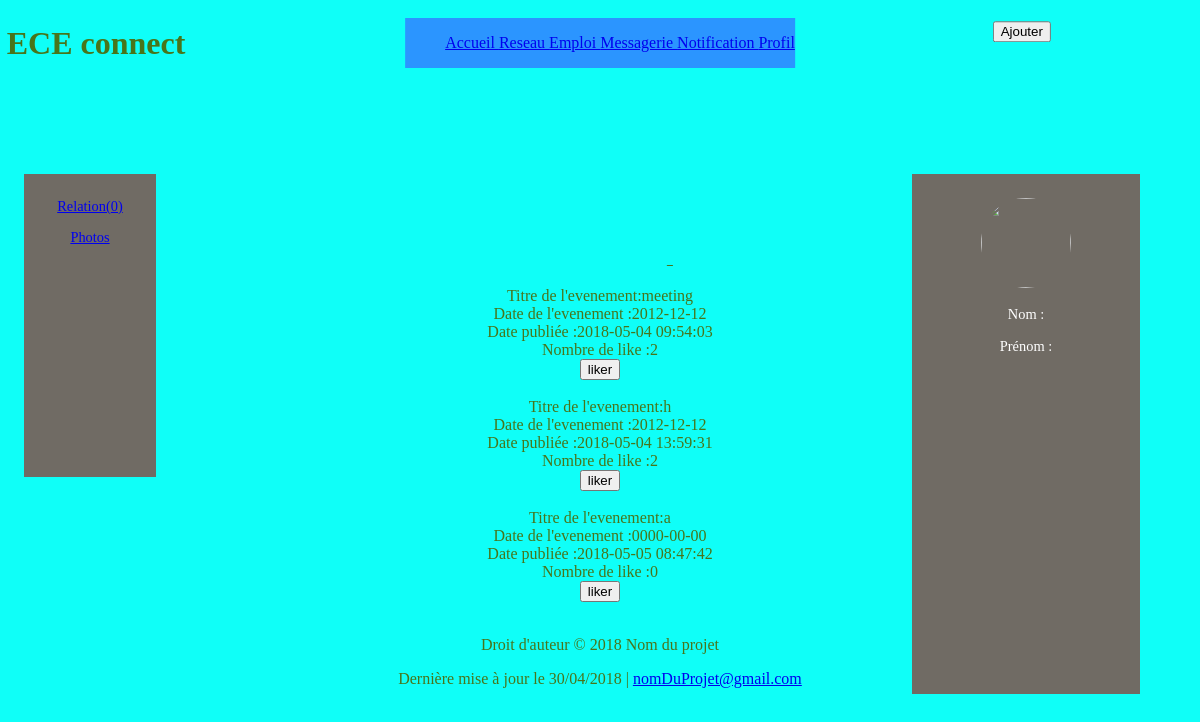
Page /rechprofil.php on the committed database.
### tables this page shows
CREATE TABLE IF NOT EXISTS `evenement` (
  `id_evenement` int(100) NOT NULL AUTO_INCREMENT,
  `titre` varchar(100) NOT NULL,
  `date_evenement` date NOT NULL,
  `temps` datetime NOT NULL,
  `nb_like` int(100) NOT NULL,
  `auteur` int(100) NOT NULL,
  PRIMARY KEY (`id_evenement`)
);

### rechprofil.php (the view, shortened to what this page needs)
<!DOCTYPE html>
<html>
<?php
	$db_handle = mysqli_connect('localhost', 'root', '');
$id = $_SESSION['id'];
$id_search = $_SESSION['id_search'];
$sql = "SELECT * FROM membre WHERE id = '$id_search'";
$tab = mysqli_query($db_handle, $sql);
$row= mysqli_fetch_array($tab);
$nom = $row['nom'];
$prenom = $row['prenom'];
$sql = "SELECT id_1 FROM relation WHERE id_1 = '$id_search' GROUP BY id_1 ";
$tab1 = mysqli_query($db_handle, $sql);
$row1 = mysqli_fetch_array($tab1);
$nb_relation = count($row1);
?>
<head>
		<link rel="stylesheet" href="css/vouscss.css" media="screen" type="text/css">
    </head>
	<header>
		<div class="titre">
            <h1>ECE connect</h1>
        </div>
		<nav>
			<ul>
				<a href="sommaire.php">Accueil </a>
				<a href="reseau.php">Reseau </a>
				<a href="emploi.php">Emploi </a>
				<a href="messagerie.php">Messagerie </a>
				<a href="notification.php">Notification </a>
				<a href="vous.php">Profil </a>
			</ul>
		</nav>
	</header>
	<div class="pr">
		<p><a href="rechercherelation.php">Relation(<?php echo $nb_relation ?>)</a></p>
		<p><a href="photo.php">Photos</a></p>
	</div>
	<div class="right">
		<?php
		$chemin1 = "profil/$id_search.jpg";
		if (is_file($chemin1))
		{?>
		<p><img src = profil/<?php echo $id_search;?>></p>
		<?php }
		else
		{?>
			<p><img src = "profil/0"></p>
		<?php } ?>
		<p> Nom : <?php echo $nom; ?> </p>
		<p> Prénom : <?php echo $prenom; ?> </p>
	</div>
	<div class="ajouter">
		<?php
		$sql1 = "SELECT id_1, id_2 FROM relation WHERE id_1 = '$id' and id_2 = '$id_search'";
		$sql2 = "SELECT id_1, id_2 FROM relation WHERE id_1 = '$id_search' and id_2 = '$id'";
		$tab_sql1 = mysqli_query($db_handle, $sql1);
		$row_sql1 = mysqli_fetch_array($tab_sql1);
		$tab_sql2 = mysqli_query($db_handle, $sql2);
		$row_sql2 = mysqli_fetch_array($tab_sql2);
		if($row_sql1 xor $row_sql2)
		{
		?>
			<form action="rechprofilTraitement.php" method="post">
				<td colspan='10'><input type='submit' value='Supprimer' name="suppr"></td>
			</form>
		 <?php
		}
		else
		{
		?>
			<form action="rechprofilTraitement.php" method="post">
				<td colspan='10'><input type='submit' value='Ajouter' name="ajouter"></td>
			</form>
		<?php
		} ?>
	</div>
	<body>
		<section>
		<div id="titre2">
			<h2>Fil d'actualités du profil</h2>
			<?php
				$sql = "SELECT * FROM evenement WHERE auteur = '$id_search'";
				$result = mysqli_query($db_handle, $sql);
				while($data = mysqli_fetch_assoc($result))
				{
					?>
					<form enctype="multipart/form-data">
					<?php
					echo "Titre de l'evenement:".$data['titre'].'<br>';
					echo "Date de l'evenement :".$data['date_evenement'].'<br>';
					echo "Date publiée        :".$data['temps'].'<br>';
					echo "Nombre de like      :".$data['nb_like'].'<br>';
					?>
					</form>
					<form action="profilsearchliker.php" method="post">
						<tr>
							<td> <input type="submit" value="liker"\> </td>
						</tr>
					</form>
					<?php
					echo "<br>";
					?>
					<?php
				}
			?>
		</div>
	</section>
	</body>
	<div id="footer">
			<p>Droit d'auteur © 2018 Nom du projet</p>
			<p> Dernière mise à jour le 30/04/2018 |
				<a href="mailto:nomDuProjet@gmail.com">nomDuProjet@gmail.com</a>
			</p>
	</div>
</html>

### css/vouscss.css (style rules this page uses)
nav { position: fixed; top: 5%; left: 50%; transform: translate(-50%, -50%); background-color:#2b95ff; z-index: 3; }
header { position: fixed; top: 0%; left: 0%; right: 0%; bottom: 69.5%; background-color: #0FFFF8; }
.ajouter { position: fixed; top: 5%; right: 10%; bottom: 90%; transform: translate(-50%, -50%); color:#48751A; z-index: 5; }
.titre { position: fixed; top: 5%; left: 8%; transform: translate(-50%, -50%); color:#48751A; }
.pr { position: fixed; top: 20%; right: 87%; left: 2%; bottom: 45%; flex: 1.2; background-color: #706b64; padding: 10px; color: white; font-size: 0.9em; z-index : 6; }
.right { position: fixed; top: 20%; right: 5%; left: 76%; bottom: 20%; flex: 1.2; background-color: #706b64; padding: 10px; color: white; font-size: 0.9em; z-index : 6; }
img { width: 200px; overflow:hidden; -webkit-border-radius:50px; -moz-border-radius:50px; border-radius:50px; width:90px; height:90px; }
body { text-align: center; margin-top: 20%; margin-bottom: 15%; color:#48751A; background-color: #0FFFF8; z-index:2; }

### rows in the picture
evenement: titre "meeting", date_evenement "2012-12-12", temps "2018-05-04 09:54:03", nb_like "2"
evenement: titre "h", date_evenement "2012-12-12", temps "2018-05-04 13:59:31", nb_like "2"
evenement: titre "a", date_evenement "0000-00-00", temps "2018-05-05 08:47:42", nb_like "0"

### other values in the picture
$nb_relation "0"
